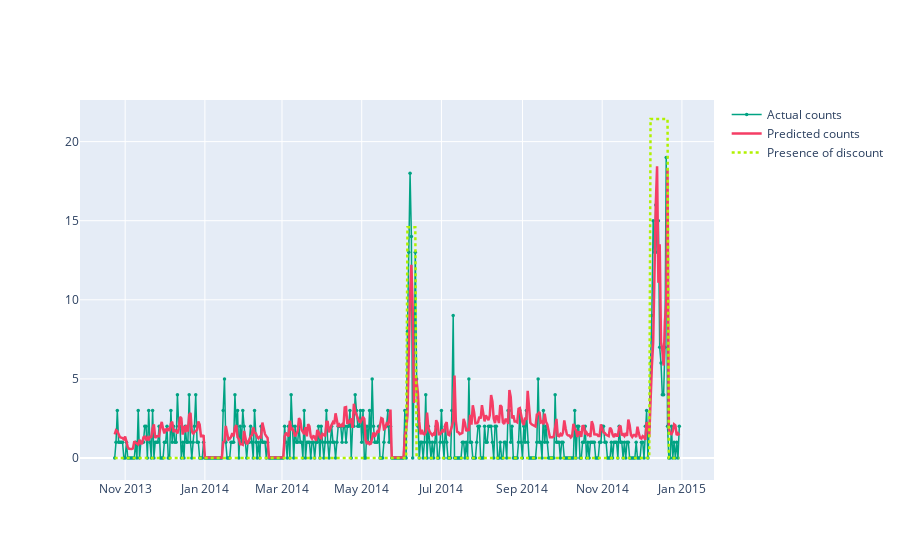

The code cell stored with this chart in its notebook:
### Code cell
# NEGATIVE BINOMIAL 2

import plotly.graph_objects as go

def graph_juice(x, y_actual, y_pred):
    fig = go.Figure()
    fig.add_trace(go.Scatter(x = x,
                             y = y_actual,
                             mode = 'lines+markers',
                             name = 'Actual counts',
                             marker = dict(color = '#00A383', size = 3.5),
                             line = dict(color = '#00A383', width = 1.5)))

    fig.add_trace(go.Scatter(x = x,
                             y =  y_pred,
                             # y =  [*map(round, y_pred)],
                             mode = 'lines',
                             name = 'Predicted counts',
                             line = dict(color = '#F53D65', width = 2.5)
                             ))

    fig.add_trace(go.Scatter(x = x,
                             y = tomato_discount[tomato_discount['date'].isin(x)]\
                             .loc[:, 'is_discount_201676'] * 50,
                             mode = 'lines',
                             name = 'Presence of discount',
                             line = dict(color = '#B1F100', width = 2.5, dash = 'dot')  # 'dash'
                             ))

    fig.show()

graph_juice(x = tomato_12.loc[X_test.index, 'date'], y_actual = y_test, y_pred = NB2_test_pred)

### Figure 1 — Plotly figure (JSON) as saved in the notebook; plotly's stock layout.template omitted (floating-point values rounded to 4 significant figures; data arrays with more than 128 entries replaced by an {"elided": "..."} marker saying what was removed)
{"data": [{"line": {"color": "#00A383", "width": 1.5}, "marker": {"color": "#00A383", "size": 3.5}, "mode": "lines+markers", "name": "Actual counts", "x": {"elided": "433 str values"}, "y": {"elided": "434 float values"}, "type": "scatter"}, {"line": {"color": "#F53D65", "width": 2.5}, "mode": "lines", "name": "Predicted counts", "x": {"elided": "433 str values"}, "y": {"elided": "433 float values"}, "type": "scatter"}, {"line": {"color": "#B1F100", "dash": "dot", "width": 2.5}, "mode": "lines", "name": "Presence of discount", "x": {"elided": "433 str values"}, "y": {"elided": "433 float values"}, "type": "scatter"}], "layout": {}}
